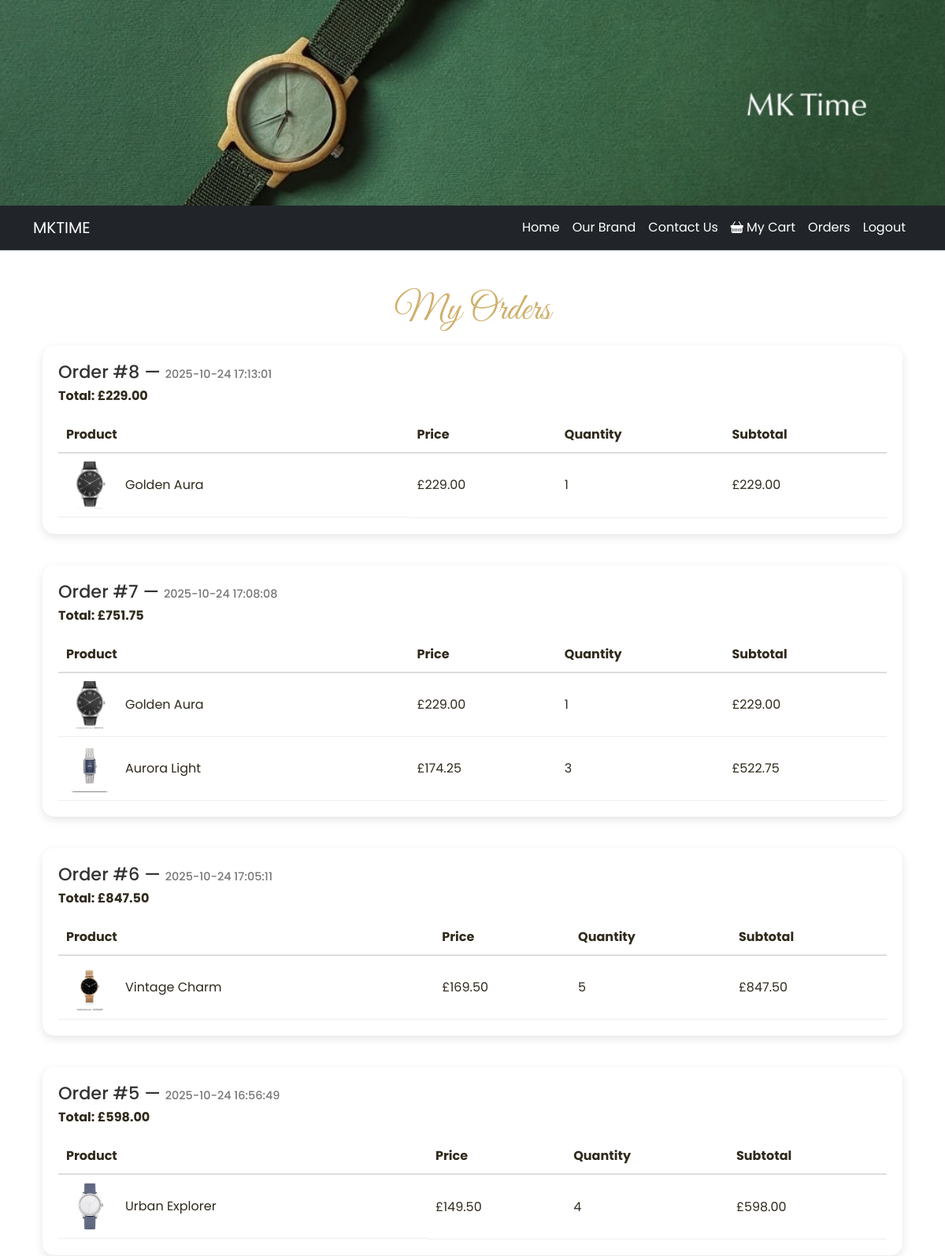
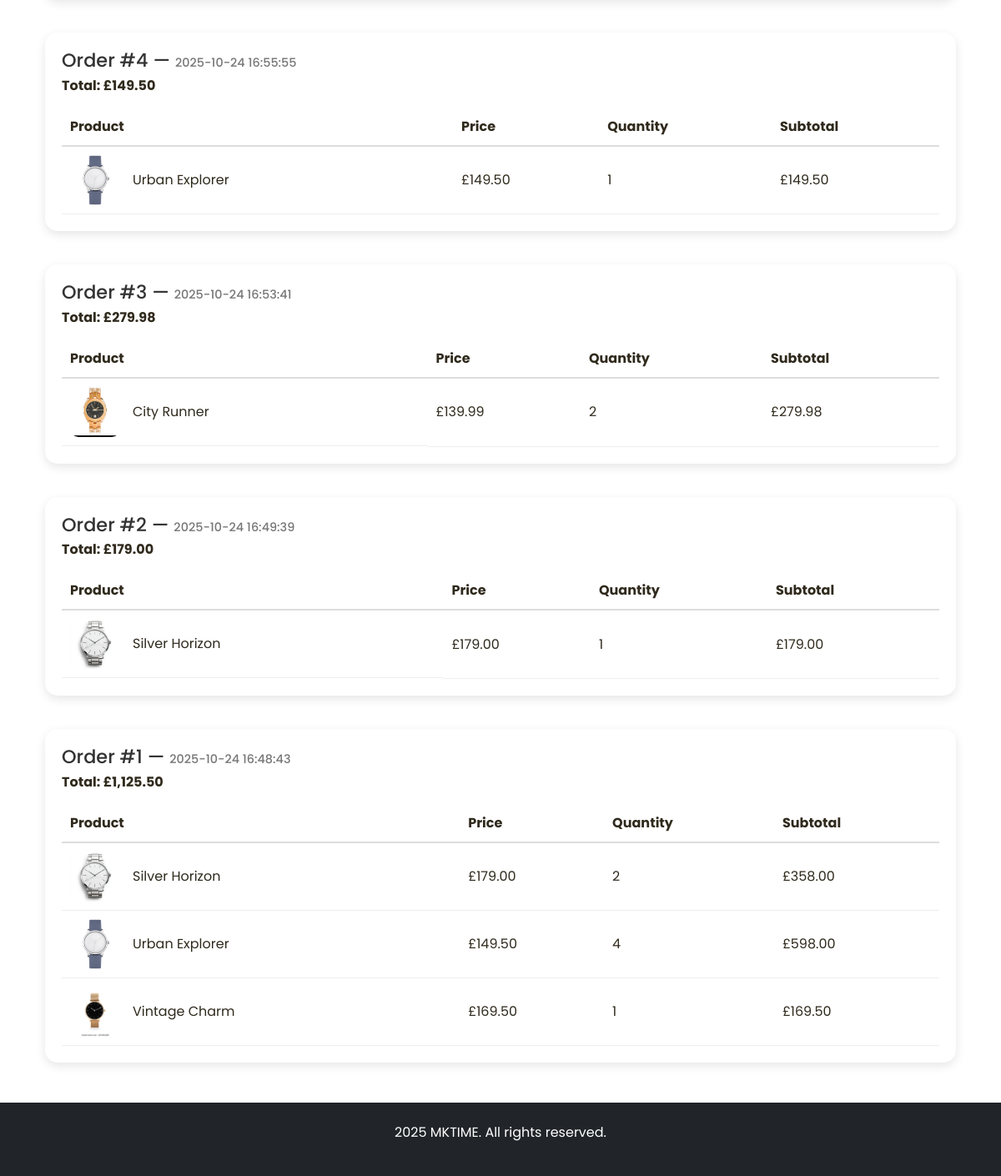
Page /orders.php (signed in) on the committed database (2 pictures, top to bottom).
### tables this page shows
CREATE TABLE IF NOT EXISTS `orders` (
  `order_id` int(10) UNSIGNED NOT NULL AUTO_INCREMENT,
  `user_id` int(10) UNSIGNED NOT NULL,
  `total` decimal(8,2) NOT NULL,
  `order_date` datetime NOT NULL,
  PRIMARY KEY (`order_id`),
  KEY `fk_orders_user` (`user_id`)
);

CREATE TABLE IF NOT EXISTS `order_contents` (
  `content_id` int(10) UNSIGNED NOT NULL AUTO_INCREMENT,
  `order_id` int(10) UNSIGNED NOT NULL,
  `item_id` int(10) UNSIGNED NOT NULL,
  `quantity` int(10) UNSIGNED NOT NULL DEFAULT 1,
  `price` decimal(8,2) NOT NULL,
  PRIMARY KEY (`content_id`),
  KEY `fk_ordercontents_order` (`order_id`),
  KEY `fk_ordercontents_item` (`item_id`)
);

CREATE TABLE IF NOT EXISTS `products` (
  `item_id` int(10) UNSIGNED NOT NULL AUTO_INCREMENT,
  `item_name` varchar(20) NOT NULL,
  `item_desc` varchar(200) NOT NULL,
  `item_img` varchar(20) NOT NULL,
  `item_price` decimal(6,2) DEFAULT NULL,
  PRIMARY KEY (`item_id`)
);

### orders.php (the view, shortened to what this page needs)
<?php
include 'header.php';
include 'connectDB.php';
$user_id = $_SESSION['user_id'];
$sql_orders = "SELECT * FROM orders WHERE user_id = ? ORDER BY order_date DESC";
$stmt = $conn->prepare($sql_orders);
$stmt->bind_param("i", $user_id);
$stmt->execute();
$orders = $stmt->get_result();
?>
<div class="container mt-5">
    <h2 class="about-title">My Orders</h2>
    <?php if ($orders->num_rows === 0): ?>
        <p>You have no orders yet.</p>
        <a href="index.php" class="btn btn-primary">Go to Shop</a>
    <?php else: ?>
        <?php while ($order = $orders->fetch_assoc()): ?>
            <div class="order-card">
                <h3>Order #<?= $order['order_id'] ?> — <span class="order-date"><?= $order['order_date'] ?></span></h3>
                <p class="order-total">Total: £<?= number_format($order['total'], 2) ?></p>
                <table class="order-table">
                    <tr>
                        <th>Product</th>
                        <th>Price</th>
                        <th>Quantity</th>
                        <th>Subtotal</th>
                    </tr>
                    <?php
                    $order_id = $order['order_id'];
                    $sql_items = "SELECT oc.quantity, oc.price, p.item_name, p.item_img
                                  FROM order_contents oc
                                  JOIN products p ON oc.item_id = p.item_id
                                  WHERE oc.order_id = ?";
                    $stmt_items = $conn->prepare($sql_items);
                    $stmt_items->bind_param("i", $order_id);
                    $stmt_items->execute();
                    $items = $stmt_items->get_result();
                    while ($item = $items->fetch_assoc()):
                    ?>
                        <tr>
                            <td class="order-item">
                                <img src="<?= $item['item_img'] ?>" alt="<?= htmlspecialchars($item['item_name']) ?>" class="order-img">
                                <?= htmlspecialchars($item['item_name']) ?>
                            </td>
                            <td>£<?= number_format($item['price'], 2) ?></td>
                            <td><?= $item['quantity'] ?></td>
                            <td>£<?= number_format($item['price'] * $item['quantity'], 2) ?></td>
                        </tr>
                    <?php endwhile; ?>
                </table>
            </div>
        <?php endwhile; ?>
    <?php endif; ?>
</div>
<?php include 'footer.php'; ?>

### css/style.css (style rules this page uses)
body { font-family: 'Poppins', sans-serif; font-size: 16px; color: #302a1d; }
.about-title { font-family: 'Great Vibes', cursive; color: #d0b06d; font-size: 48px; font-weight: 400; text-align: center; margin-bottom: 1rem; }
.order-card { background: #fff; border-radius: 15px; padding: 20px; margin-bottom: 40px; box-shadow: 0 4px 12px rgba(0,0,0,0.1); font-family: 'Poppins', sans-serif; }
.order-card h3 { font-size: 1.4rem; margin-bottom: 5px; color: #333; }
.order-date { font-size: 0.9rem; color: #777; }
.order-total { font-weight: bold; margin-bottom: 15px; }
.order-table { width: 100%; border-collapse: collapse; }
.order-table th { text-align: left; border-bottom: 2px solid #ddd; padding: 10px; }
.order-table td { padding: 10px; vertical-align: middle; border-bottom: 1px solid #eee; }
.order-item { display: flex; align-items: center; gap: 15px; }
.order-img { width: 60px; height: 60px; object-fit: cover; border-radius: 10px; }

### rows in the picture
orders: order_id "8", order_date "2025-10-24 17:13:01", total "229.00"
order_contents: item.item_img (picture), item.item_name "Golden Aura", price "229.00", quantity "1", $item['price']*$item['quantity'] "229.00"
orders: order_id "7", order_date "2025-10-24 17:08:08", total "751.75"
order_contents: item.item_img (picture), item.item_name "Golden Aura", price "229.00", quantity "1", $item['price']*$item['quantity'] "229.00"
order_contents: item.item_img (picture), item.item_name "Aurora Light", price "174.25", quantity "3", $item['price'] * $item['quantity'] "522.75"
orders: order_id "6", order_date "2025-10-24 17:05:11", total "847.50"
order_contents: item.item_img (picture), item.item_name "Vintage Charm", price "169.50", quantity "5", $item['price'] * $item['quantity'] "847.50"
orders: order_id "5", order_date "2025-10-24 16:56:49", total "598.00"
order_contents: item.item_img (picture), item.item_name "Urban Explorer", price "149.50", quantity "4", $item['price'] * $item['quantity'] "598.00"
orders: order_id "4", order_date "2025-10-24 16:55:55", total "149.50"
order_contents: item.item_img (picture), item.item_name "Urban Explorer", price "149.50", quantity "1", $item['price']*$item['quantity'] "149.50"
orders: order_id "3", order_date "2025-10-24 16:53:41", total "279.98"
order_contents: item.item_img (picture), item.item_name "City Runner", price "139.99", quantity "2", $item['price'] * $item['quantity'] "279.98"
orders: order_id "2", order_date "2025-10-24 16:49:39", total "179.00"
order_contents: item.item_img (picture), item.item_name "Silver Horizon", price "179.00", quantity "1", $item['price']*$item['quantity'] "179.00"
orders: order_id "1", order_date "2025-10-24 16:48:43", total "1,125.50"
order_contents: item.item_img (picture), item.item_name "Silver Horizon", price "179.00", quantity "2", $item['price'] * $item['quantity'] "358.00"
order_contents: item.item_img (picture), item.item_name "Urban Explorer", price "149.50", quantity "4", $item['price'] * $item['quantity'] "598.00"
order_contents: item.item_img (picture), item.item_name "Vintage Charm", price "169.50", quantity "1", $item['price']*$item['quantity'] "169.50"
